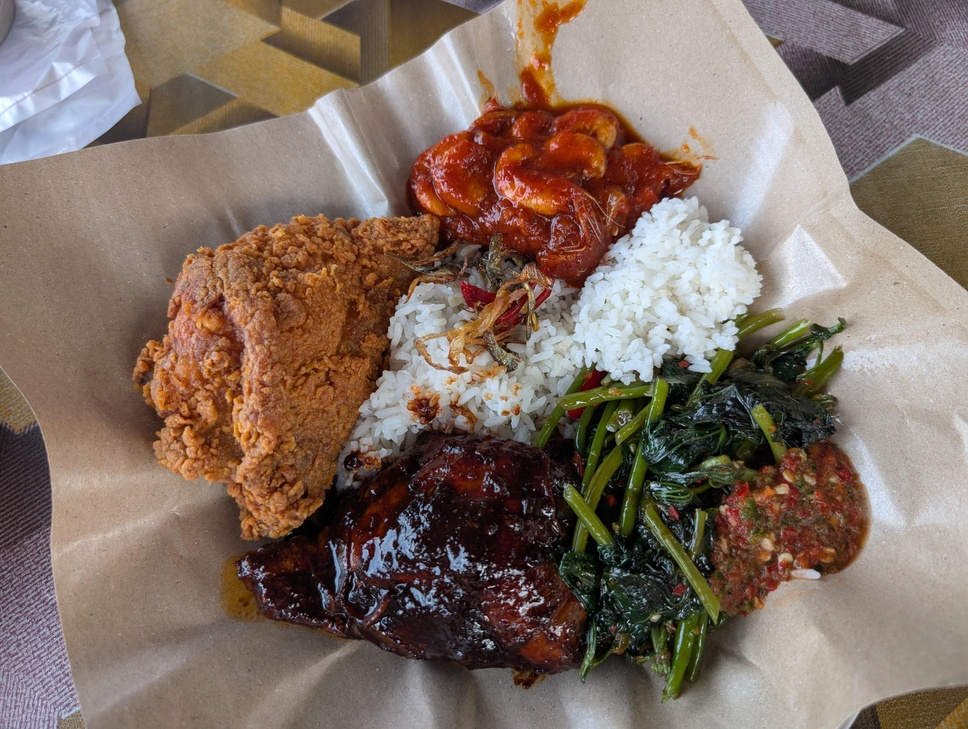
%> input picture nasicampur.jpg, 968 x 729 px, shrunk from 4080 x 3072 before the run
$ octave --eval "result = kmeansSegment(imread('../nasicampur.jpg'));"   (GNU Octave 9; MATLAB toolbox functions it lacks are replaced by stand-ins)
%> lines starting %> are read from the running program, lines starting %| are printed output that depends on the picture; in (x1, y1, x2, y2) boxes, pixels count from 0 and x2, y2 are one past the last pixel; in counts of white or black regions, pixels touching at a corner belong together; the program's own positions count from 1
%% KMEANS SEGMENT - K-means Clustering for Ingredient Segmentation
% Segments food into ingredient regions using color-based clustering
%
% Syntax:
%   labeledRegions = kmeansSegment(img)
%   labeledRegions = kmeansSegment(img, mask)
%   labeledRegions = kmeansSegment(img, mask, numClusters)
%
% Inputs:
%   img         - RGB image
%   mask        - Optional binary mask to limit processing area
%   numClusters - Number of clusters/ingredients (default: 5)
%
% Outputs:
%   labeledRegions - Label matrix where each pixel has cluster ID (0 = background)

function labeledRegions = kmeansSegment(img, mask, numClusters)
    %% Default parameters
    if nargin < 2 || isempty(mask)
        mask = true(size(img, 1), size(img, 2));
    end
    if nargin < 3
        numClusters = 5;
    end

    %% Ensure proper types
    if isa(img, 'uint8')
        img = im2double(img);
    end

    %% Convert to Lab color space for better clustering
    labImg = rgb2lab(img);
%> labImg: size 729x968x3 double; mean of channels 1, 2, 3 47.9, 6.3, 9.5

    %% Extract pixels within mask
    maskIdx = find(mask);
%> maskIdx = 705672 values from 1 to 705672
    numPixels = length(maskIdx);
%> numPixels = 705672

    if numPixels < numClusters * 10
        % Too few pixels, return all as one region
        labeledRegions = uint8(mask);
        return;
    end

    %% Prepare feature matrix for clustering
    % Use a* and b* channels (color) plus L* (luminance) with reduced weight
    [rows, cols, ~] = size(labImg);
%> rows = 729; cols = 968

    % Get Lab values for masked pixels
    L_vals = labImg(:,:,1);
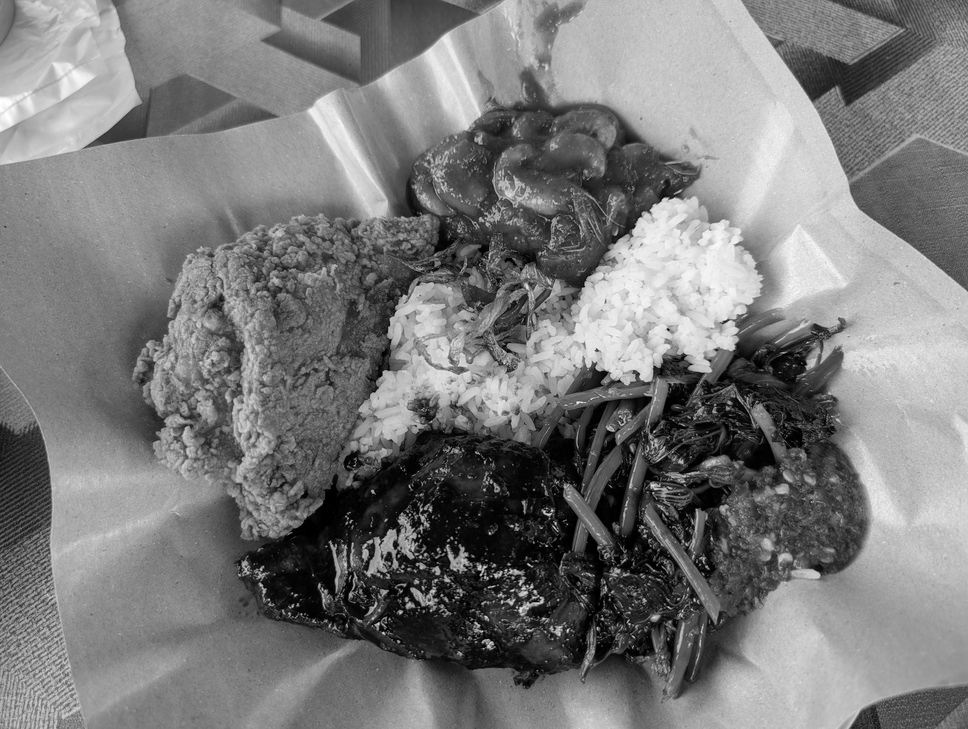
%> L_vals: size 729x968 double; min 0, max 99.07, mean 47.9; drawn with min black and max white
    a_vals = labImg(:,:,2);
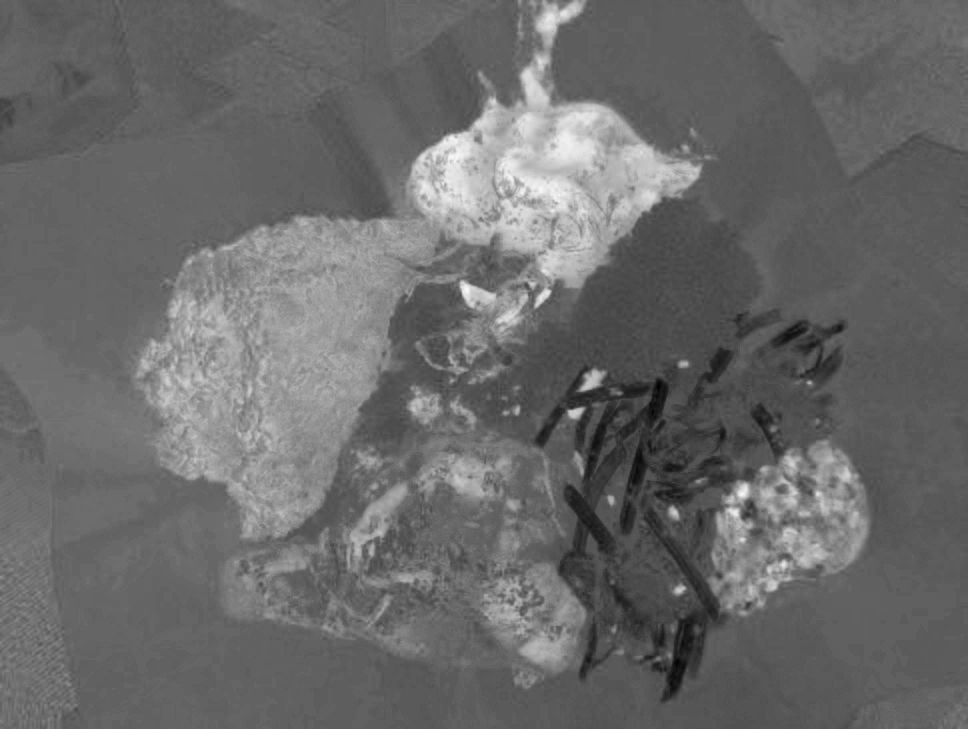
%> a_vals: size 729x968 double; min -26.36, max 52.06, mean 6.3; drawn with min black and max white
    b_vals = labImg(:,:,3);
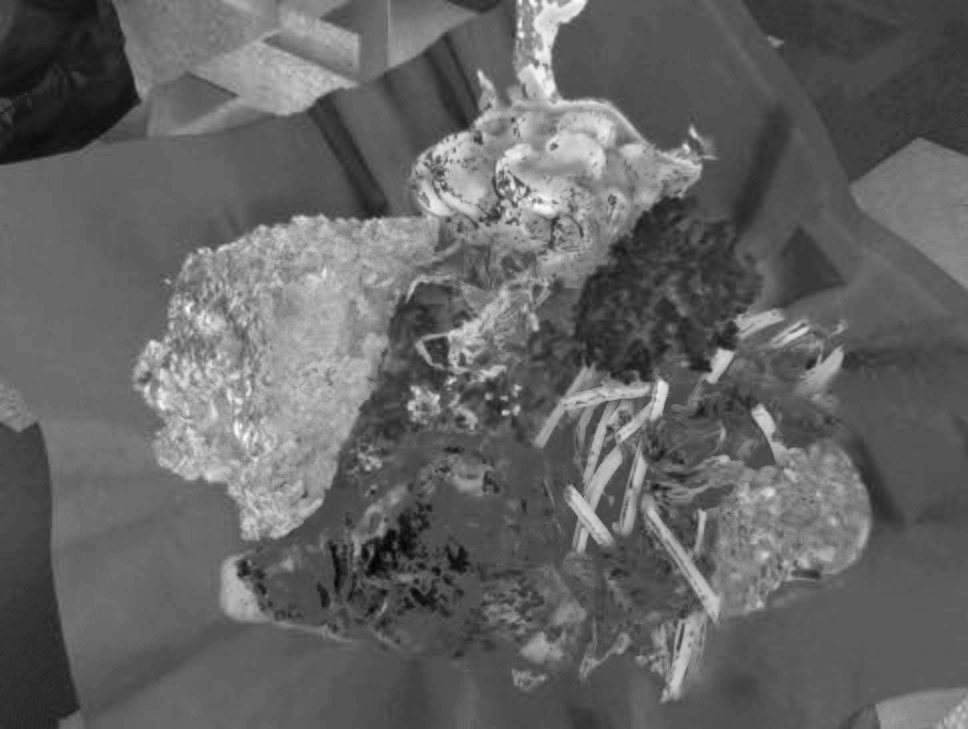
%> b_vals: size 729x968 double; min -26.31, max 64.45, mean 9.5; drawn with min black and max white

    % Combine into feature matrix (weight L less for color-based clustering)
    features = zeros(numPixels, 3);
    features(:, 1) = L_vals(maskIdx) * 0.3;  % Reduced weight for luminance
    features(:, 2) = a_vals(maskIdx);
    features(:, 3) = b_vals(maskIdx);

    %% Apply k-means clustering
    maxIterations = 100;
    maxIterations = 500; % Increased from 100 as per instruction
    replicates = 3;  % Multiple runs for robustness

    try
        [clusterIdx, ~] = kmeans(features, numClusters, ...
                                 'MaxIter', maxIterations, ...
                                 'Replicates', replicates, ...
                                 'Distance', 'sqeuclidean');
    catch
        % Fallback for edge cases
        clusterIdx = ones(numPixels, 1);
    end

    %% Create output label matrix
    labeledRegions = zeros(rows, cols, 'uint8');
    labeledRegions(maskIdx) = clusterIdx;
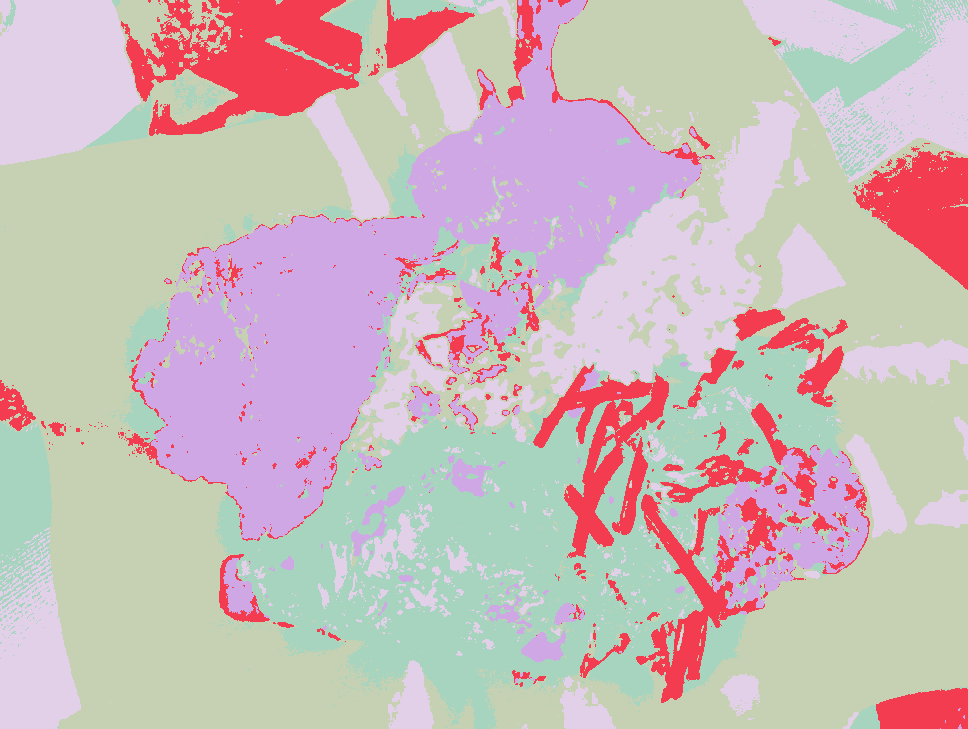
%> labeledRegions: size 729x968 uint8; 5 distinct labels, from 1 to 5; one colour per label, 0 black

    %% Post-processing: Clean up small regions within each cluster
    for k = 1:numClusters
        clusterMask = labeledRegions == k;

        % Remove very small components
        clusterMask = bwareaopen(clusterMask, 50);

        % Update labels (removed pixels become 0/background)
        labeledRegions(~clusterMask & labeledRegions == k) = 0;
    end
%> this loop made 5 passes
%> pass 1, in kmeansSegment, `clusterMask = labeledRegions == k;`:
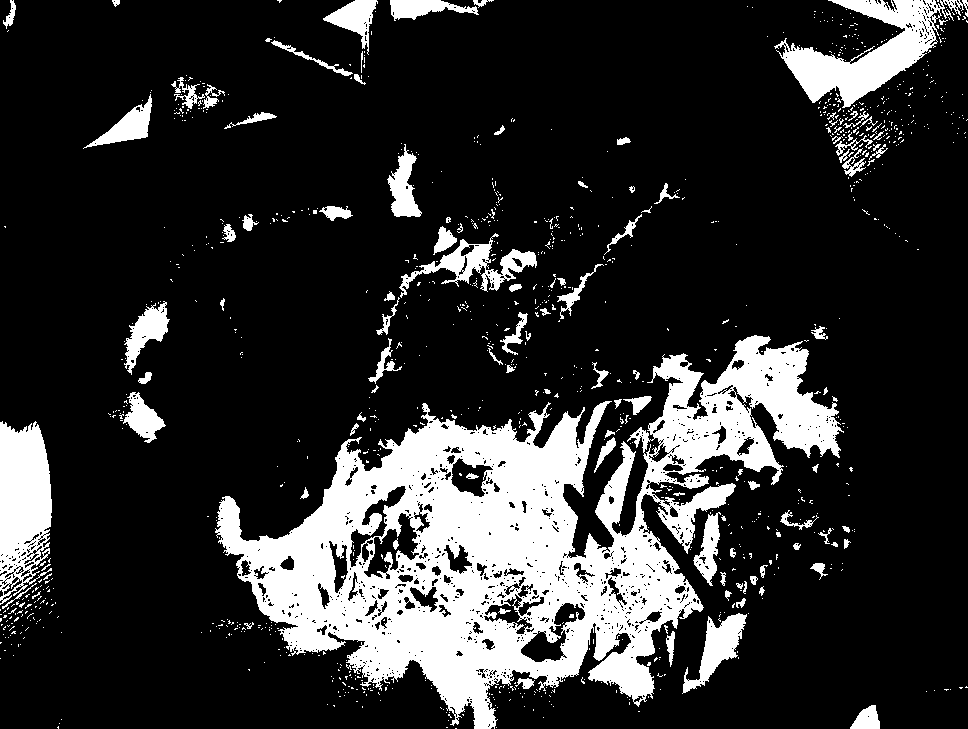
%> clusterMask: size 729x968 logical; 18.5% white; 1081 white regions (976 under 20 px), largest, box (x1, y1, x2, y2) and area: (215, 335, 844, 729) 92039, (774, 0, 968, 108) 7692, (0, 421, 52, 605) 7005
%> after the loop:
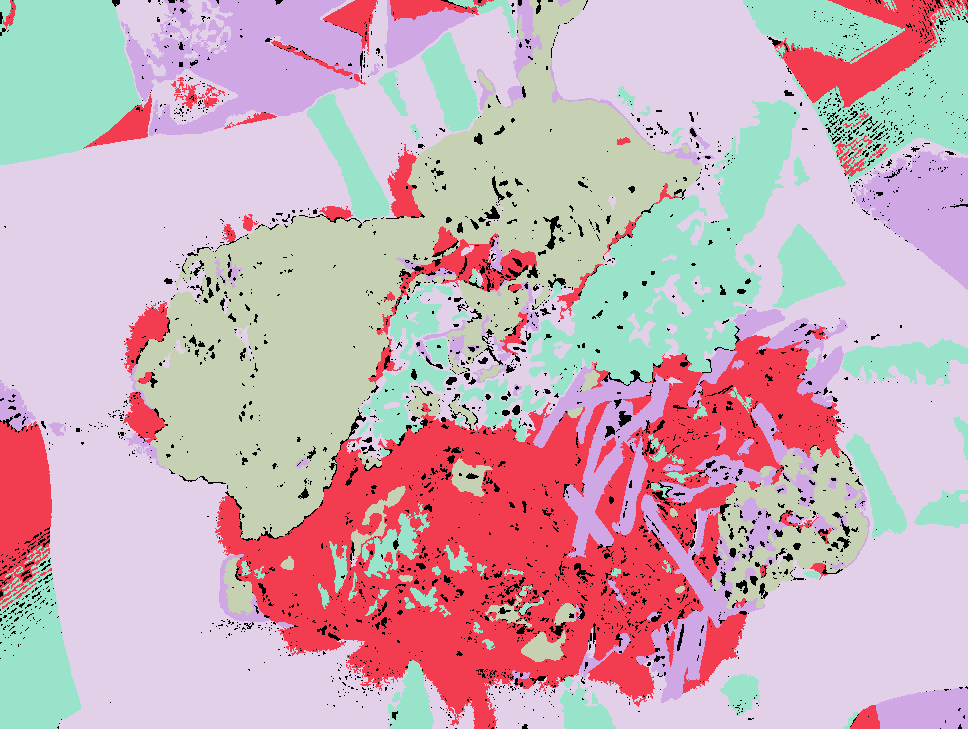
%> labeledRegions: size 729x968 uint8; 6 distinct labels, from 0 to 5; one colour per label, 0 black
end
